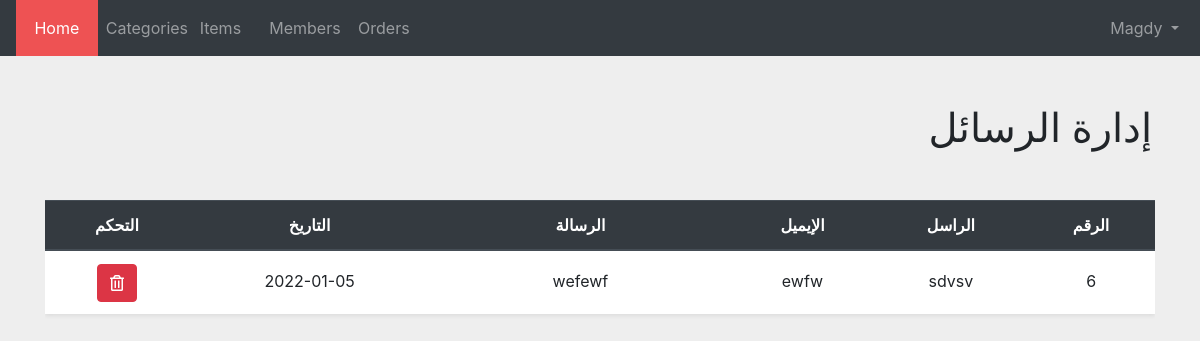
Page /admin/messages.php (signed in) on the committed database.
### tables this page shows
CREATE TABLE `contact` (
  `id` int(11) NOT NULL,
  `name` varchar(255) NOT NULL,
  `email` varchar(255) NOT NULL,
  `message` varchar(255) NOT NULL,
  `date` date NOT NULL
);

### admin/messages.php (the view, shortened to what this page needs)
<?php
    if(isset($_SESSION['userName'])){
        include 'init.php';
            $do = isset($_GET['do'])?$_GET['do']:'Manage';
            if($do== "Manage"){
                $stmt = $conn->prepare("SELECT * FROM contact");
                $stmt->execute();
                $members_data = $stmt->fetchAll();
        ?>
<h1 class="m-5 text-right">إدارة الرسائل</h1>
<div class="container">
    <div class="table-responsive mt-4">
        <table class="table members-table shadow-sm" style="direction: rtl">
            <thead class="thead-dark">
                <tr>
                    <th scope="col">الرقم</th>
                    <th scope="col">الراسل</th>
                    <th scope="col">الإيميل</th>
                    <th scope="col">الرسالة</th>
                    <th scope="col">التاريخ</th>
                    <th scope="col">التحكم</th>
                </tr>
            </thead>
            <tbody>
                <?php
                        foreach($members_data as $member){
                            echo '<tr>';
                                echo '<td>'. $member['id'] .'</td>';
                                echo '<td>'. $member['name'] .'</td>';
                                echo '<td>'. $member['email'] .'</td>';
                                echo '<td style="width: 300px;word-break: break-all;">'. $member['message'] .'</td>';
                            echo '<td>'. $member['date'] .'</td>';
                            echo "<td>".
                                "<a href='?do=Delete&id=" .$member['id'].
                                "'class='btn btn-danger text-white'>
                                <i class='far fa-trash-alt'></i></a>
                                ";
                            echo    '</td>';
                            echo '</tr>';
                        }
                        ?>
            </tbody>
        </table>
    </div>
</div>
<?php
    }
    }
    else{
        header('Location: index.php');
        exit();
    }

### admin/layout/css/style.css (style rules this page uses)
*,body { padding: 0; margin: 0; box-sizing: border-box; }
body { background-color: #EEE; }
.members-table { background-color: #FFF; text-align: center; }
.members-table td { line-height: 2.3; }

### rows in the picture
contact: id "6", name "sdvsv", email "ewfw", message "wefewf", date "2022-01-05"

### other values in the picture
substr($_SESSION['userName'] , 0,5) "Magdy"
